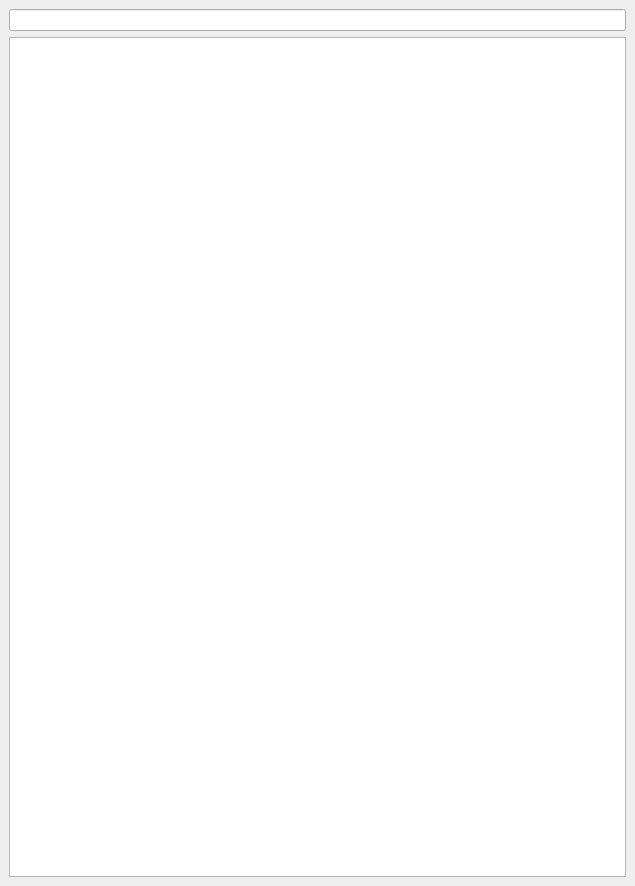
<?xml version="1.0" encoding="UTF-8"?>
<ui version="4.0">
 <class>GeodmsDockWidgetBase</class>
 <widget class="QDockWidget" name="GeodmsDockWidgetBase">
  <property name="geometry">
   <rect>
    <x>0</x>
    <y>0</y>
    <width>635</width>
    <height>886</height>
   </rect>
  </property>
  <property name="windowTitle">
   <string>Geodms</string>
  </property>
  <widget class="QWidget" name="dockWidgetContents">
   <layout class="QGridLayout" name="gridLayout">
    <item row="0" column="0">
     <widget class="QLineEdit" name="lineEdit"/>
    </item>
    <item row="1" column="0">
     <widget class="QTreeView" name="treeView"/>
    </item>
   </layout>
  </widget>
 </widget>
 <resources/>
 <connections/>
</ui>
